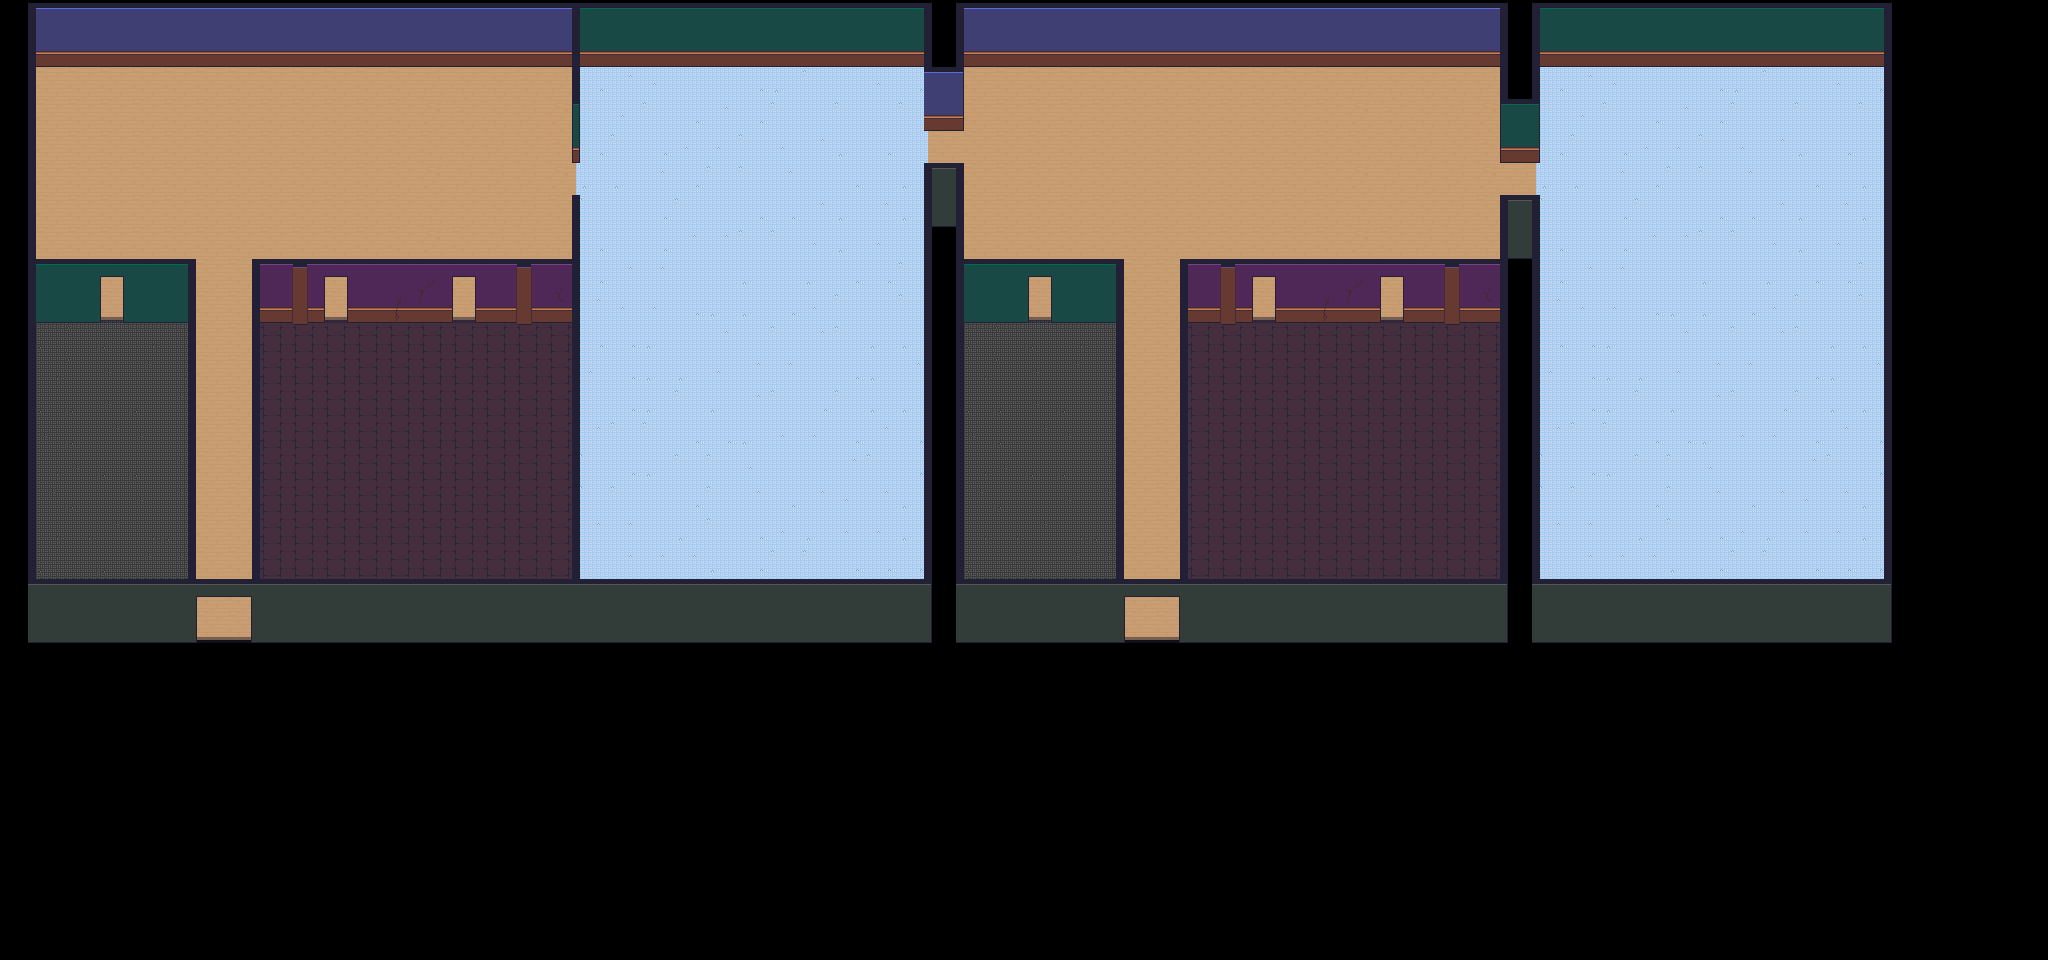

This game map was drawn from its Tiled (.tmx) file and the tilesets committed beside it. A one-line description and the trimmed map source follow:
An orthogonal 64x30 tile map with 32x32 px tiles, 2 tile layers (Tile Layer 1, Tile Layer 2), 6 tilesets.

<map version="1.10" tiledversion="1.10.1" orientation="orthogonal" renderorder="right-down" width="64" height="30" tilewidth="32" tileheight="32" infinite="0" nextlayerid="3" nextobjectid="1">
 <tileset firstgid="1" source="../../../../tilesets/deprecated tilesheets/gather_floors_2_exploration.tsx" />
 <tileset firstgid="8161" source="walls.tsx" />
 <tileset firstgid="9761" source="complex floors.tsx" />
 <tileset firstgid="27617" source="Carpet.tsx" />
 <tileset firstgid="27617" source="../../../../tilesets/deprecated tilesheets/gather_floors_complex_3.tsx" />
 <tileset firstgid="45473" source="../../../../tilesets/deprecated tilesheets/gather_floors_simple_3.tsx" />
 <layer id="1" name="Tile Layer 1" width="64" height="30">
  <data>[1920 cells, 1013 non-empty, 20 distinct tile ids]</data>
 </layer>
 <layer id="2" name="Tile Layer 2" width="64" height="30" offsetx="28" offsety="3">
  <data>[1920 cells, 439 non-empty, 54 distinct tile ids]</data>
 </layer>
</map>
